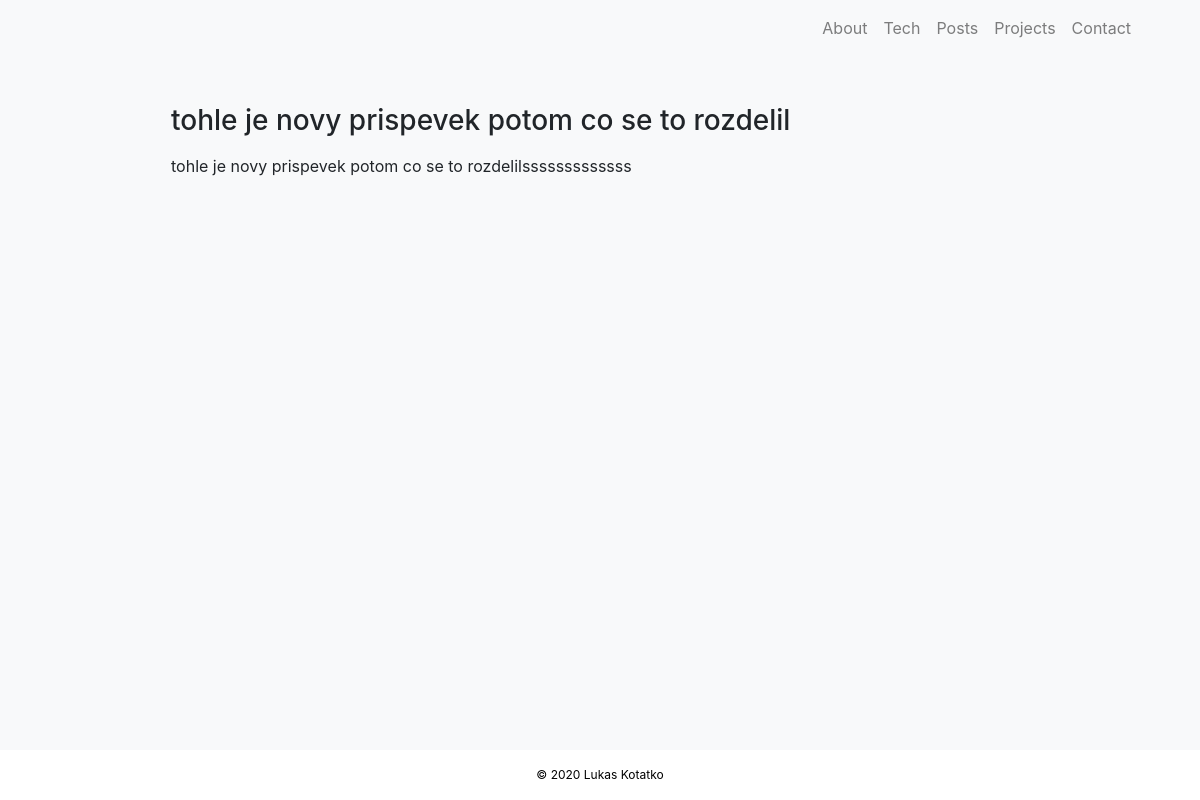
The page /post/5 on the database its author committed.
### application/models.py (models this page shows, shortened)
class PostModel(db.Model):
    __tablename__ = "posts"
    id = db.Column(db.Integer, primary_key=True)
    title = db.Column(db.String(128), unique=False, nullable=False)
    body = db.Column(db.Text, unique=False, nullable=False)
    tags = db.Column(db.Text, unique=False, nullable=True)
    time_posted = db.Column(db.DateTime, unique=False, nullable=False)

### application/routes.py (the view)
@app.route('/post/<int:post_id>')
def post(post_id:int):
    post = PostModel.query.get_or_404(post_id)
    return render_template("post.html", post=post)

### application/templates/post.html (shortened to what this page needs)
{% extends 'layout.html' %}
{% block content %}
    <div class="container post">
        <h3>{{ post.title }}</h3>
        <p>{{ post.body | safe }}</p>
    </div>
{% endblock %}

### application/static/css/style.css (style rules this page uses)
html, body { background-color: #F8F9FA; }
body { margin:0; padding:0; }
.post { text-align: justify; }
@media screen and (min-width: 801px) { .post { width: 80%; } }

### rows shown on the page
PostModel: title "tohle je novy prispevek potom co se to rozdelil", body "tohle je novy prispevek potom co se to rozdelilsssssssssssss"
